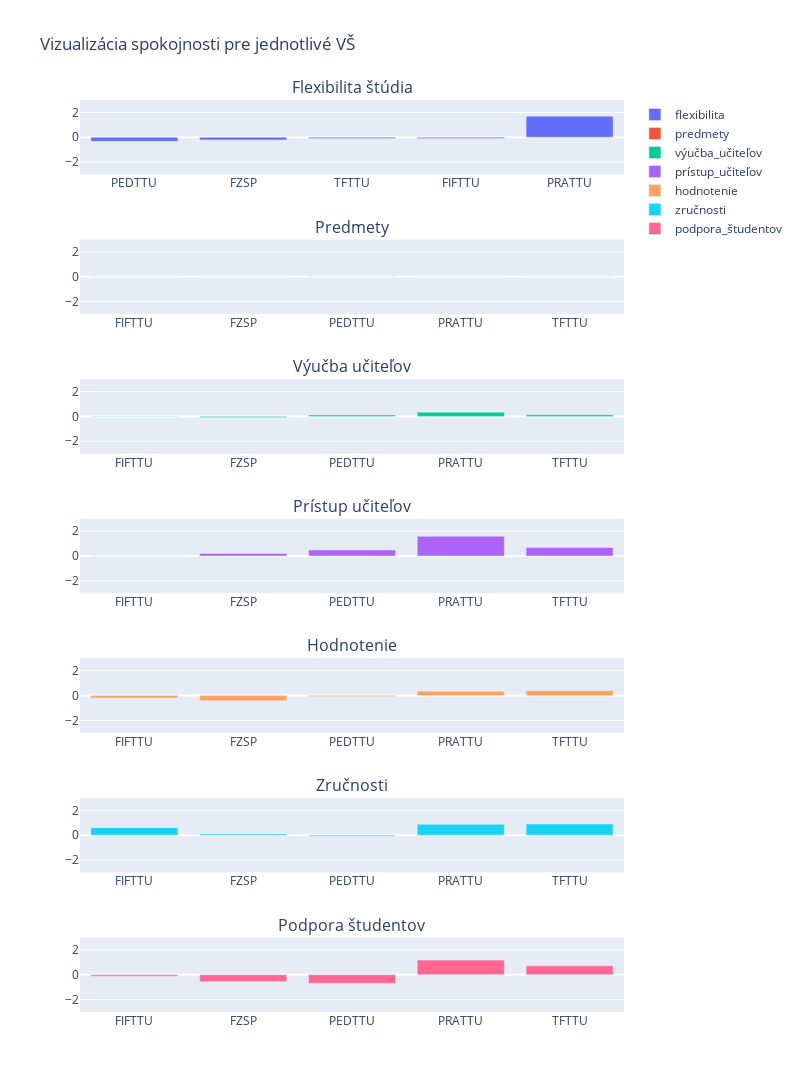

The cell this chart's notebook holds for it:
### Markdown cell above
### TTU

### Code cell
ttu = plot_university("TTU")
ttu.show()

### Figure 1 — Plotly figure (JSON) as saved in the notebook; plotly's stock layout.template omitted (floating-point values rounded to 4 significant figures)
{"data": [{"name": "flexibilita", "type": "bar", "x": ["FIFTTU", "FZSP", "PEDTTU", "PRATTU", "TFTTU"], "xaxis": "x", "y": [-0.09721, -0.2203, -0.3251, 1.698, -0.1063], "yaxis": "y"}, {"name": "predmety", "type": "bar", "x": ["FIFTTU", "FZSP", "PEDTTU", "PRATTU", "TFTTU"], "xaxis": "x2", "y": [0, 0, 0, 0, 0], "yaxis": "y2"}, {"name": "výučba_učiteľov", "type": "bar", "x": ["FIFTTU", "FZSP", "PEDTTU", "PRATTU", "TFTTU"], "xaxis": "x3", "y": [-0.02567, -0.09546, 0.1139, 0.3342, 0.1277], "yaxis": "y3"}, {"name": "prístup_učiteľov", "type": "bar", "x": ["FIFTTU", "FZSP", "PEDTTU", "PRATTU", "TFTTU"], "xaxis": "x4", "y": [0.004743, 0.2099, 0.4836, 1.593, 0.6875], "yaxis": "y4"}, {"name": "hodnotenie", "type": "bar", "x": ["FIFTTU", "FZSP", "PEDTTU", "PRATTU", "TFTTU"], "xaxis": "x5", "y": [-0.1922, -0.407, -0.0768, 0.349, 0.3989], "yaxis": "y5"}, {"name": "zručnosti", "type": "bar", "x": ["FIFTTU", "FZSP", "PEDTTU", "PRATTU", "TFTTU"], "xaxis": "x6", "y": [0.6086, 0.1003, -0.08006, 0.872, 0.9069], "yaxis": "y6"}, {"name": "podpora_študentov", "type": "bar", "x": ["FIFTTU", "FZSP", "PEDTTU", "PRATTU", "TFTTU"], "xaxis": "x7", "y": [-0.122, -0.5492, -0.6833, 1.186, 0.7174], "yaxis": "y7"}], "layout": {"annotations": [{"font": {"size": 16}, "showarrow": false, "text": "Flexibilita štúdia", "x": 0.5, "xanchor": "center", "xref": "paper", "y": 1.0, "yanchor": "bottom", "yref": "paper"}, {"font": {"size": 16}, "showarrow": false, "text": "Predmety", "x": 0.5, "xanchor": "center", "xref": "paper", "y": 0.8469, "yanchor": "bottom", "yref": "paper"}, {"font": {"size": 16}, "showarrow": false, "text": "Výučba učiteľov", "x": 0.5, "xanchor": "center", "xref": "paper", "y": 0.6939, "yanchor": "bottom", "yref": "paper"}, {"font": {"size": 16}, "showarrow": false, "text": "Prístup učiteľov", "x": 0.5, "xanchor": "center", "xref": "paper", "y": 0.5408, "yanchor": "bottom", "yref": "paper"}, {"font": {"size": 16}, "showarrow": false, "text": "Hodnotenie", "x": 0.5, "xanchor": "center", "xref": "paper", "y": 0.3878, "yanchor": "bottom", "yref": "paper"}, {"font": {"size": 16}, "showarrow": false, "text": "Zručnosti", "x": 0.5, "xanchor": "center", "xref": "paper", "y": 0.2347, "yanchor": "bottom", "yref": "paper"}, {"font": {"size": 16}, "showarrow": false, "text": "Podpora študentov", "x": 0.5, "xanchor": "center", "xref": "paper", "y": 0.08163, "yanchor": "bottom", "yref": "paper"}], "height": 1600, "title": {"text": "Vizualizácia spokojnosti pre jednotlivé VŠ"}, "width": 800, "xaxis": {"anchor": "y", "autorange": true, "categoryorder": "total ascending", "domain": [0, 1], "range": [-0.5, 4.5], "type": "category"}, "xaxis2": {"anchor": "y2", "autorange": true, "domain": [0, 1], "range": [-0.5, 4.5], "type": "category"}, "xaxis3": {"anchor": "y3", "autorange": true, "domain": [0, 1], "range": [-0.5, 4.5], "type": "category"}, "xaxis4": {"anchor": "y4", "autorange": true, "domain": [0, 1], "range": [-0.5, 4.5], "type": "category"}, "xaxis5": {"anchor": "y5", "autorange": true, "domain": [0, 1], "range": [-0.5, 4.5], "type": "category"}, "xaxis6": {"anchor": "y6", "autorange": true, "domain": [0, 1], "range": [-0.5, 4.5], "type": "category"}, "xaxis7": {"anchor": "y7", "autorange": true, "domain": [0, 1], "range": [-0.5, 4.5], "type": "category"}, "yaxis": {"anchor": "x", "domain": [0.9184, 1.0], "range": [-3, 3], "type": "linear"}, "yaxis2": {"anchor": "x2", "domain": [0.7653, 0.8469], "range": [-3, 3], "type": "linear"}, "yaxis3": {"anchor": "x3", "domain": [0.6122, 0.6939], "range": [-3, 3], "type": "linear"}, "yaxis4": {"anchor": "x4", "domain": [0.4592, 0.5408], "range": [-3, 3], "type": "linear"}, "yaxis5": {"anchor": "x5", "domain": [0.3061, 0.3878], "range": [-3, 3], "type": "linear"}, "yaxis6": {"anchor": "x6", "domain": [0.1531, 0.2347], "range": [-3, 3], "type": "linear"}, "yaxis7": {"anchor": "x7", "domain": [0, 0.08163], "range": [-3, 3], "type": "linear"}}}
